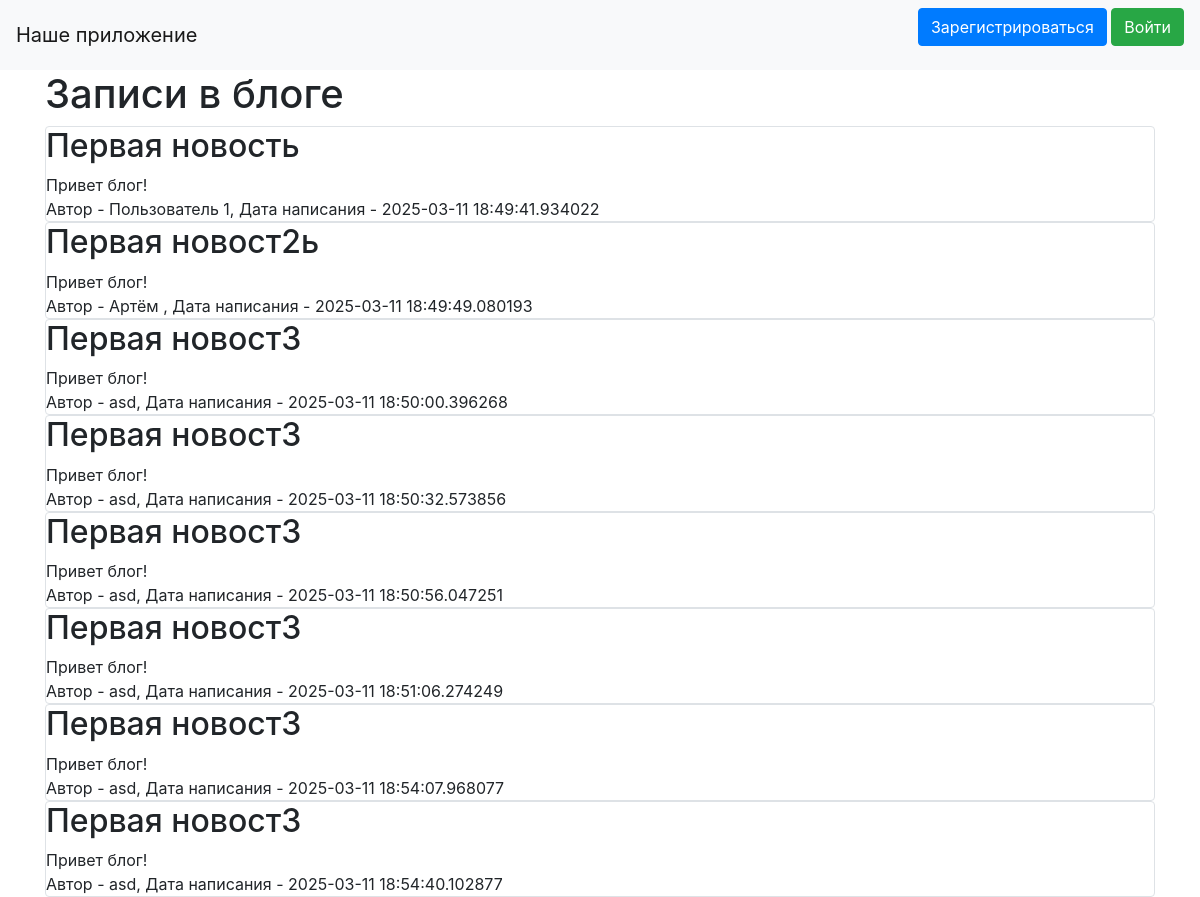
Before: / with the older database file.
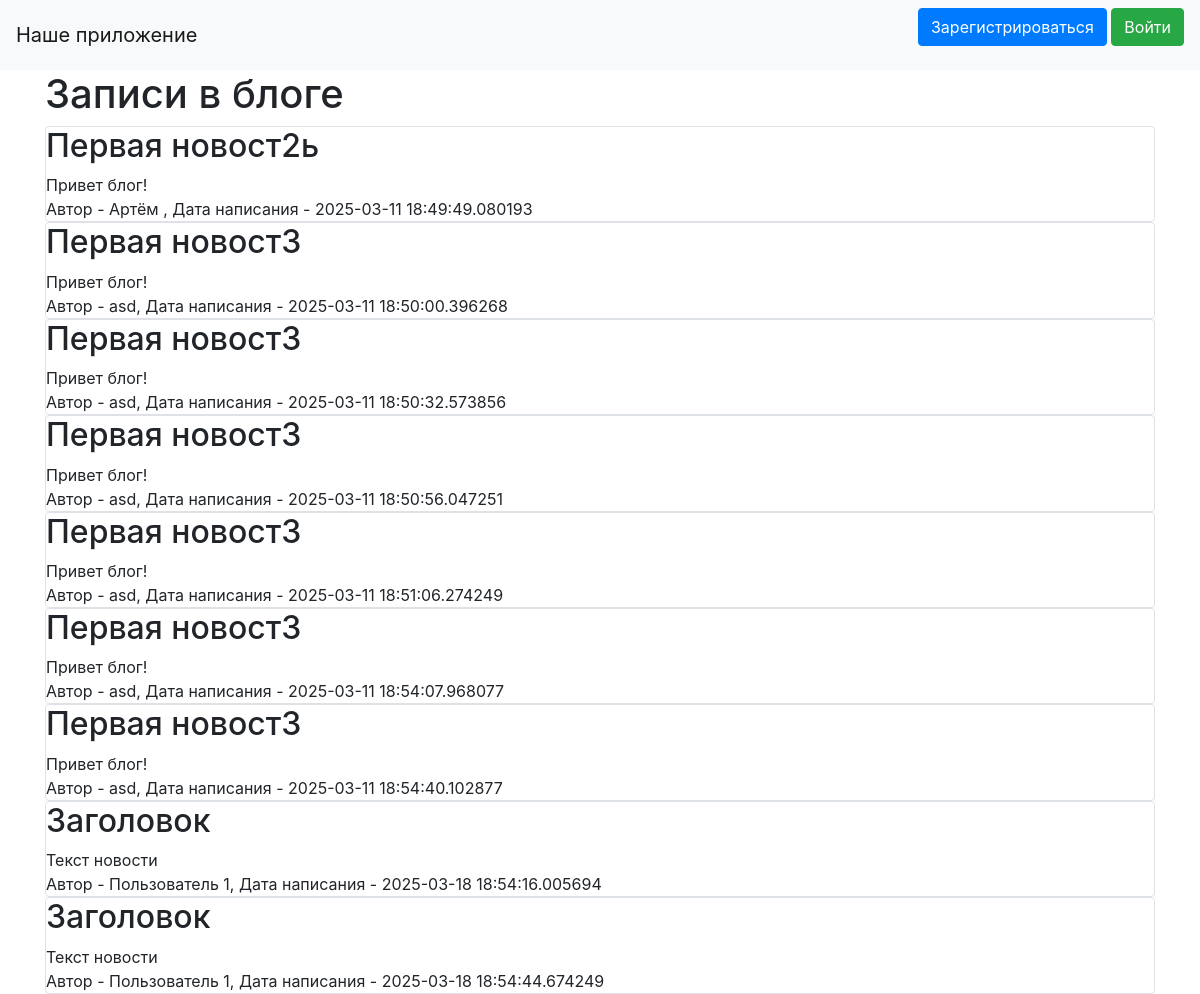
After: the same page with the newer database file.
### data/news.py (models this page shows)
class News(SqlAlchemyBase, SerializerMixin):
    __tablename__ = 'news'
    id = sqlalchemy.Column(sqlalchemy.Integer,
                               primary_key=True, autoincrement=True)
    title = sqlalchemy.Column(sqlalchemy.String, nullable=True)
    content = sqlalchemy.Column(sqlalchemy.String, nullable=True)
    created_date = sqlalchemy.Column(sqlalchemy.DateTime,
                                     default=datetime.datetime.now)
    is_private = sqlalchemy.Column(sqlalchemy.Boolean, default=True)
    user_id = sqlalchemy.Column(sqlalchemy.Integer,
                                sqlalchemy.ForeignKey("users.id"))
    user = orm.relationship('User')

### data/users.py (models this page shows, shortened)
class User(SqlAlchemyBase, UserMixin, SerializerMixin):
    __tablename__ = 'users'
    id = sqlalchemy.Column(sqlalchemy.Integer,
                           primary_key=True, autoincrement=True)
    name = sqlalchemy.Column(sqlalchemy.String, nullable=True)
    about = sqlalchemy.Column(sqlalchemy.String, nullable=True)
    email = sqlalchemy.Column(sqlalchemy.String,
                              index=True, unique=True, nullable=True)
    hashed_password = sqlalchemy.Column(sqlalchemy.String, nullable=True)
    created_date = sqlalchemy.Column(sqlalchemy.DateTime,
                                     default=datetime.datetime.now)
    news = orm.relationship("News", back_populates='user')

### main.py (the view)
@app.route("/")
def index():
    db_sess = db_session.create_session()
    if current_user.is_authenticated:
        news = db_sess.query(News).filter(
            (News.user == current_user) | (News.is_private != True))
    else:
        news = db_sess.query(News).filter(News.is_private != True)
    return render_template("index.html", news=news)

### data/db_session.py (called while the page is built)
def create_session() -> Session:
    global __factory
    return __factory()

### templates/index.html (shortened to what this page needs)
{% extends "base.html" %}
{% block content %}
<h1>Записи в блоге</h1>
{% for item in news%}
<div class="col-md6 border rounded">
    <h2>{{item.title}}</h2>
    <div>
        {{item.content}}
    </div>
    <div>
        Автор - {{item.user.name}}, Дата написания - {{item.created_date}}
    </div>
</div>
{% endfor %}
{% endblock %}

### templates/base.html (shortened to what this page needs)
<!doctype html>
<html lang="en">
<head>
    <link rel="stylesheet"
          href="https://stackpath.bootstrapcdn.com/bootstrap/4.4.1/css/bootstrap.min.css"
>
</head>
<body>
<header>
    <nav class="navbar navbar-light bg-light">
        <a class="navbar-brand" href="/">Наше приложение</a>
        {% if current_user.is_authenticated %}
        <a class="navbar-brand" href="/logout">{{current_user.name}}</a>
        {% else %}
        <p>
            <a class="btn btn-primary" href="/register">Зарегистрироваться</a>
            <a class="btn btn-success" href="/login">Войти</a>
        </p>
        {% endif %}
    </nav>
</header>
<main role="main" class="container">
    {% block content %}{% endblock %}
</main>
</body>
</html>

Changed rows visible on the page:
removed News: title "Первая новость", content "Привет блог!", user.name "Пользователь 1", created_date "2025-03-11 18:49:41.934022"
added News: title "Заголовок", content "Текст новости", user.name "Пользователь 1", created_date "2025-03-18 18:54:16.005694"
added News: title "Заголовок", content "Текст новости", user.name "Пользователь 1", created_date "2025-03-18 18:54:44.674249"
